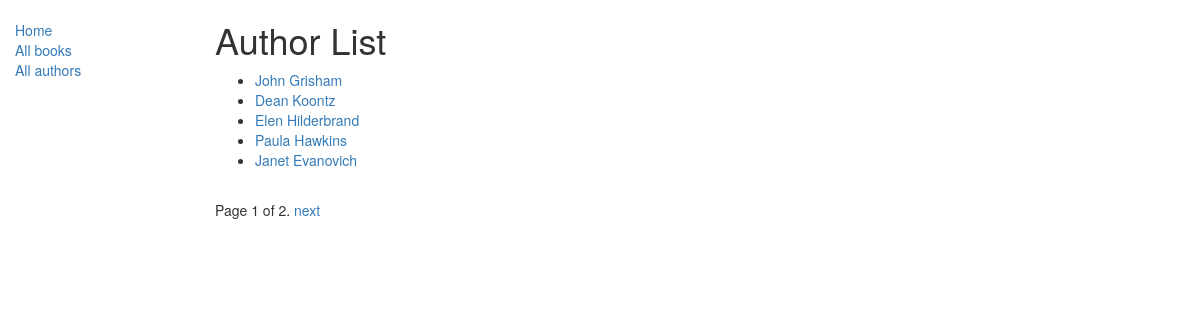
Screenshot of /catalog/authors/ with the database file from the repository.
### catalog/models.py (models this page shows, shortened)
class Author(models.Model):
    first_name = models.CharField(max_length=100)
    last_name = models.CharField(max_length=100)
    date_of_birth = models.DateField(null=True, blank=True)
    date_of_death = models.DateField('Died', null=True, blank=True)
    def get_absolute_url(self):
        return reverse('author-detail', args=[str(self.id)])

### catalog/views.py (the view)
class AuthorListView(generic.ListView):
    model = Author
    paginate_by = 5

### catalog/templates/catalog/author_list.html
{% extends "base_generic.html" %}
{% block content %}
    <h1>Author List</h1>
    {% if author_list %}
    <ul>
      {% for author in author_list %}
      <li>
        <a href="{{ author.get_absolute_url }}">{{ author.first_name }} {{author.last_name}}</a>
      </li>
      {% endfor %}
    </ul>
    {% else %}
      <p>There are no books in the library.</p>
    {% endif %}
{% endblock %}

### rows the page displays
Author: first_name "John", last_name "Grisham"
Author: first_name "Dean", last_name "Koontz"
Author: first_name "Elen", last_name "Hilderbrand"
Author: first_name "Paula", last_name "Hawkins"
Author: first_name "Janet", last_name "Evanovich"

### other values shown
{{ page_obj.number }} "1"
{{ page_obj.paginator.num_pages }} "2"
